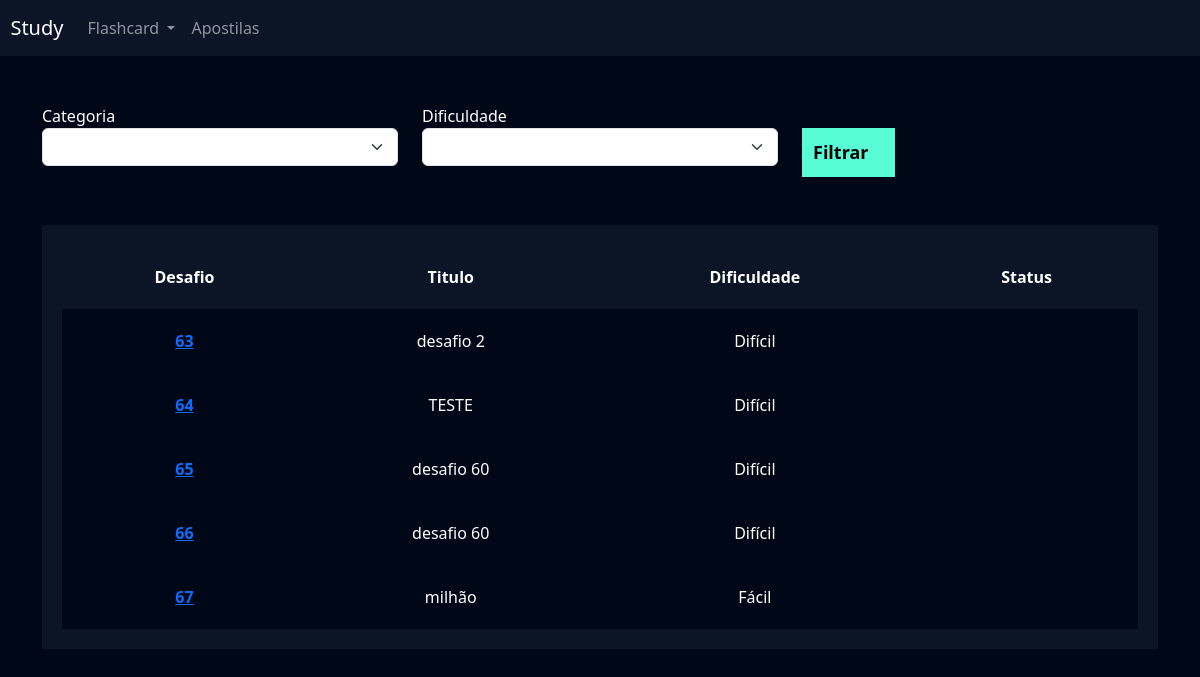
The page /flashcard/listar_desafio/ (signed in) on the database as committed earlier.
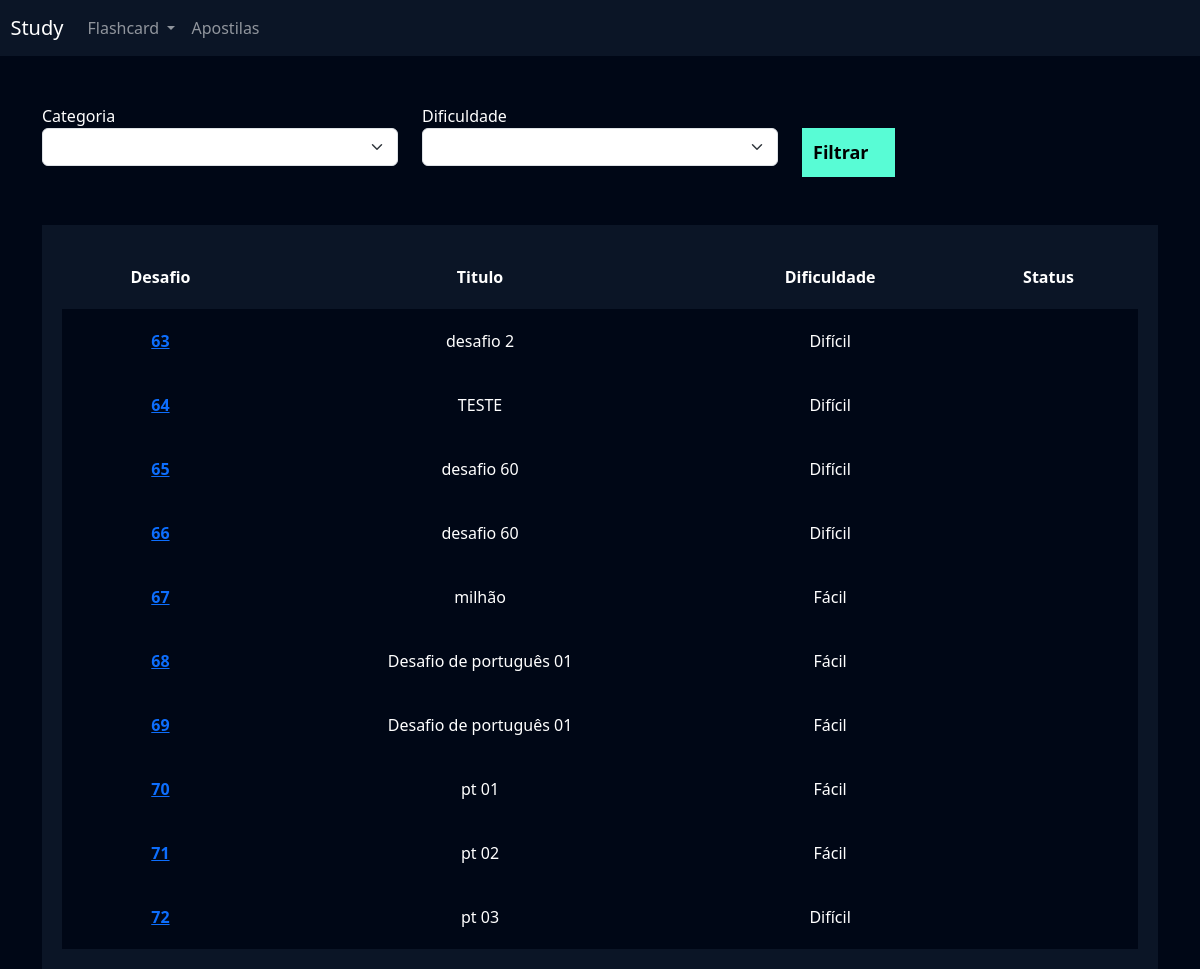
The same page on the database as committed later.
### flashcard/models.py (models this page shows, shortened)
class Desafio(models.Model):
    user = models.ForeignKey(User, on_delete=models.DO_NOTHING)
    titulo = models.CharField(max_length=100)
    categoria = models.ManyToManyField(Categoria)
    quantidade_perguntas = models.IntegerField()
    dificuldade = models.CharField(
        max_length=1, choices=Flashcard.DIFICULDADE_CHOICES)
    flashcards = models.ManyToManyField(FlashcardDesafio)

### flashcard/views.py (the view)
# urls.py: path('listar_desafio/', views.listar_desafio, name='listar_desafio'),
def listar_desafio(request):
    desafios = Desafio.objects.filter(user=request.user)
    return render(request, 'listar_desafio.html', {'desafios': desafios})

### flashcard/templates/listar_desafio.html (shortened to what this page needs)
{% extends "base.html" %}
{% load static %}
{% block 'cabecalho' %}
 <link href="{% static 'usuarios/css/cadastro.css' %}" rel="stylesheet">
 <link href="{% static 'flashcard/css/novo_flashcard.css' %}" rel="stylesheet">
 <link href="{% static 'flashcard/css/iniciar_desafio.css' %}" rel="stylesheet">
 <link href="{% static 'flashcard/css/desafio.css' %}" rel="stylesheet">
 <link href='https://unpkg.com/boxicons@2.1.4/css/boxicons.min.css' rel='stylesheet'>
{% endblock 'cabecalho' %}
{% block 'conteudo' %}
{% include "partials/header.html" %}
 <div class="container">
 <br>
 <br>
    <div class="row">
    <div class="col-md">
        <form action="" method="GET">
         <label for="">Categoria</label>
            <select name="categoria" class="form-select">
            </select>
    </div>
    <div class="col-md">
        <label for="">Dificuldade</label>
            <select name="dificuldade" class="form-select">
            </select>
        </div>
 <div class="col-md">
 <br>
        <input type="submit" value="Filtrar" class="btn-cadastro">
    </div>
    </div>
 <br>
 <br>
    <div class="box-listar">
        <table>
        <thead>
            <tr>
                <th scope="col">Desafio</th>
                <th scope="col">Titulo</th>
                <th scope="col">Dificuldade</th>
                <th scope="col">Status</th>
            </tr>
        </thead>
    <tbody>
        {% for desafio in desafios %}
        <tr class="linha">
            <th><a href="{% url 'desafio' desafio.id %}">{{desafio.id}}</a></th>
            <td>{{desafio.titulo}}</td>
            <td>{{desafio.get_dificuldade_display}}</td>
            <td>{{desafio.status}}</td>
        </tr>
        {% endfor %}
    </tbody>
 </table>
 </div>
 </div>
{% endblock 'conteudo' %}

### templates/base.html (shortened to what this page needs)
{% load static %}
<!DOCTYPE html>
<html lang="en">
  <head>
    <link
      href="https://cdn.jsdelivr.net/npm/bootstrap@5.3.2/dist/css/bootstrap.min.css"
      rel="stylesheet"
    />
    <link href="{% static "geral/css/base.css" %}" rel="stylesheet"/>
    {% block 'cabecalho' %} {% endblock %}
  </head>
  <body>
    {% block 'conteudo' %}{% endblock %}
  </body>
</html>

### templates/partials/header.html (shortened to what this page needs)
<nav
  style="background-color: var(--main-color)"
  class="navbar navbar-expand-lg navbar-dark"
>
  <a class="navbar-brand" href="#">&nbsp&nbspStudy</a>
  <div class="collapse navbar-collapse" id="navbarNav">
    <ul class="navbar-nav">
      <li class="nav-item dropdown">
        <a
          class="nav-link dropdown-toggle"
          href="#"
          id="navbarDropdown"
          role="button"
          data-bs-toggle="dropdown"
          aria-expanded="false"
        >
          Flashcard
        </a>
      </li>
      <li class="nav-item">
        <a class="nav-link" href="">Apostilas</a>
      </li>
    </ul>
  </div>
</nav>

### templates/static/geral/css/base.css (style rules this page uses)
:root { --main-color: #0b1526; --dark-color: #000716; --secondary-dark-color: rgb(15, 2, 26); --light-color: #00c1f3; --contrast-color: #f4c96b; --differential-color: #58fcd5; AULA 1 5 }
body { background-color: var(--dark-color) !important; color: white !important; }

### templates/static/usuarios/css/cadastro.css (style rules this page uses)
* { margin: 0; padding: 0; }
.btn-cadastro { padding: 10px; background-color: #58fcd5; border: none; border: 1px solid #58fcd5; font-size: 18px; font-weight: bold; AULA 1 6 padding-left: 25px; padding-right: 25px; }

### templates/static/flashcard/css/desafio.css (style rules this page uses)
.box-listar { background-color: #0b1526; padding: 20px; }
table { width: 100%; padding: 20px; text-align: center; }
.linha { height: 40px; background-color: var(--dark-color); padding: 20px; }
td, th { padding: 20px; }
tr { background-color: var(--main-color); }

Rows that differ between the two databases and show on the page:
added Desafio: id "68", titulo "Desafio de português 01", dificuldade "Fácil"
added Desafio: id "69", titulo "Desafio de português 01", dificuldade "Fácil"
added Desafio: id "70", titulo "pt 01", dificuldade "Fácil"
added Desafio: id "71", titulo "pt 02", dificuldade "Fácil"
added Desafio: id "72", titulo "pt 03", dificuldade "Difícil"
